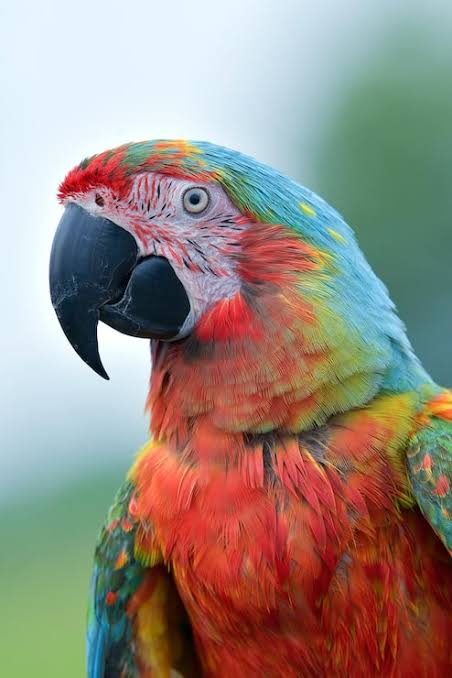
#> input picture image/image.jpg, 452 x 678 px
$ python day7.py
#> lines starting #> are read from the running program, lines starting #| are printed output that depends on the picture

#        # ==============CODE IS ON THE ONLY WHERE THE 1 # their WHERE IS 2## THAT IS USE FOR THE IMFORMATION=====================/
#                       #   revision day1--- day6

import cv2

# Image read
image = cv2.imread("image/image.jpg")
#> image is the input picture: shape (678, 452, 3); mean B, G, R 129, 138.2, 151.5

# Image information
height, width, channels = image.shape
#> height = 678; width = 452; channels = 3

print("===== IMAGE INFORMATION =====")
print("Height:", height)
#| Height: 678
print("Width:", width)
#| Width: 452
print("Channels:", channels)
#| Channels: 3

# Grayscale
gray = cv2.cvtColor(image, cv2.COLOR_BGR2GRAY)
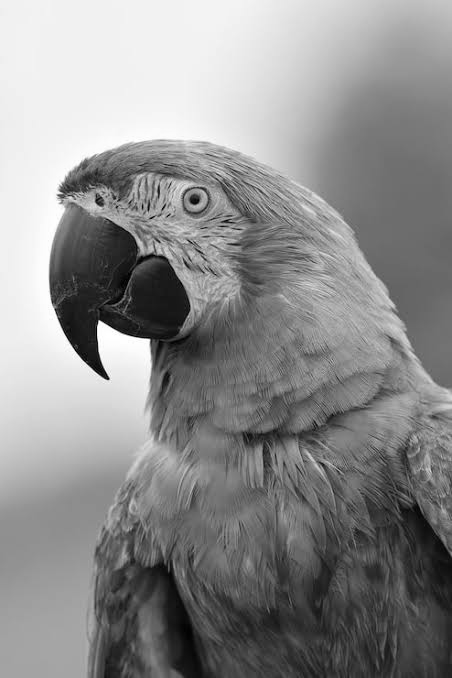
#> gray: shape (678, 452); min 0, max 255, mean 141.2

# HSV
hsv = cv2.cvtColor(image, cv2.COLOR_BGR2HSV)
#> hsv: shape (678, 452, 3); mean H, S, V 66.5, 107.7, 174.7

# Resize
resized = cv2.resize(image, (400, 300))
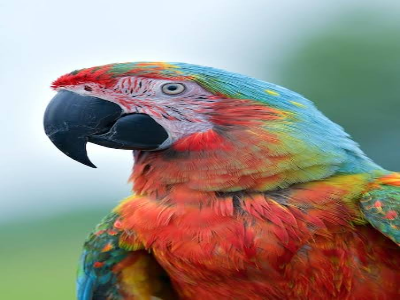
#> resized: shape (300, 400, 3); mean B, G, R 128.9, 138.1, 151.4

# Crop
cropped = image[100:400, 50:300]
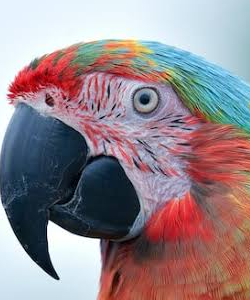
#> cropped: shape (300, 250, 3); mean B, G, R 140, 133.7, 148.8

# Rotate 90° clockwise
rotated = cv2.rotate(image, cv2.ROTATE_90_CLOCKWISE)
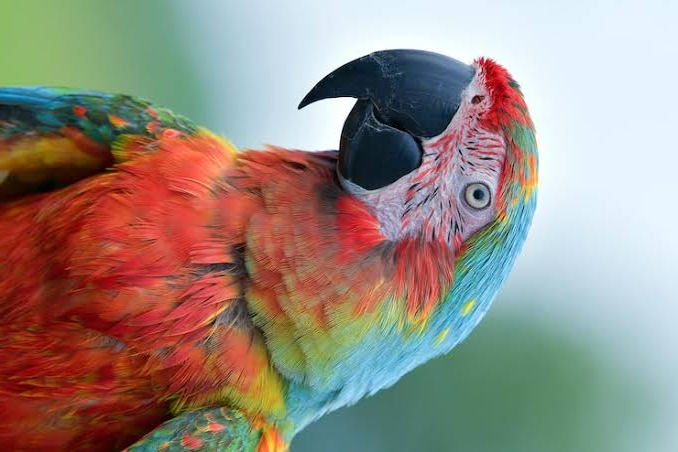
#> rotated: shape (452, 678, 3); mean B, G, R 129, 138.2, 151.5

# Horizontal Flip
flipped = cv2.flip(image, 1)
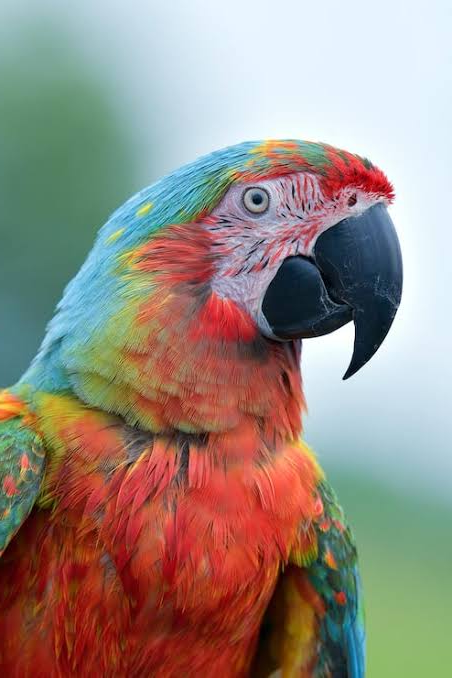
#> flipped: shape (678, 452, 3); mean B, G, R 129, 138.2, 151.5

# Show all
cv2.imshow("Original", image)
cv2.imshow("Grayscale", gray)
cv2.imshow("HSV", hsv)
cv2.imshow("Resized", resized)
cv2.imshow("Cropped", cropped)
cv2.imshow("Rotated", rotated)
cv2.imshow("Flipped", flipped)
# save all
cv2.imwrite("gray.jpg", gray)
cv2.imwrite("hsv.jpg", hsv)
cv2.imwrite("resized.jpg", resized)
cv2.imwrite("cropped.jpg", cropped)
cv2.imwrite("rotated.jpg", rotated)
cv2.imwrite("flipped.jpg", flipped)

cv2.waitKey(0)
cv2.destroyAllWindows()
